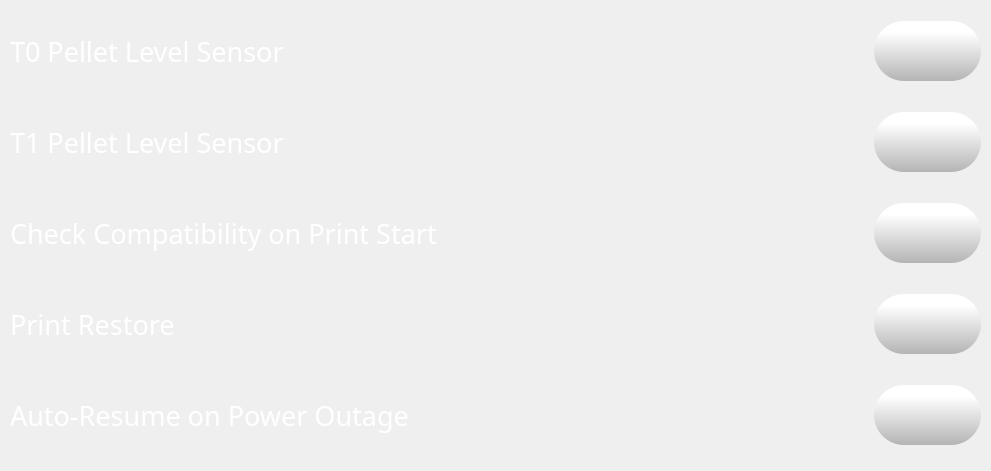
        <widget class="QWidget" name="scrollAreaWidgetContents_2">
         <property name="geometry">
          <rect>
           <x>0</x>
           <y>0</y>
           <width>991</width>
           <height>471</height>
          </rect>
         </property>
         <layout class="QVBoxLayout" name="verticalLayout_7">
          <property name="spacing">
           <number>10</number>
          </property>
          <property name="leftMargin">
           <number>10</number>
          </property>
          <property name="topMargin">
           <number>0</number>
          </property>
          <property name="rightMargin">
           <number>10</number>
          </property>
          <property name="bottomMargin">
           <number>5</number>
          </property>
          <item>
           <layout class="QHBoxLayout" name="horizontalLayout_7">
            <item>
             <widget class="QLabel" name="feedRateLabelControlPage_3">
              <property name="font">
               <font>
                <family>Montserrat</family>
                <pointsize>20</pointsize>
                <weight>50</weight>
                <bold>false</bold>
               </font>
              </property>
              <property name="styleSheet">
               <string notr="true">color: rgb(255, 255, 255);
background-color: rgba(255, 255, 255, 0);</string>
              </property>
              <property name="text">
               <string>T0 Pellet Level Sensor</string>
              </property>
             </widget>
            </item>
            <item>
             <widget class="QPushButton" name="togglePelletSensorT0Button">
              <property name="sizePolicy">
               <sizepolicy hsizetype="Fixed" vsizetype="Fixed">
                <horstretch>0</horstretch>
                <verstretch>0</verstretch>
               </sizepolicy>
              </property>
              <property name="minimumSize">
               <size>
                <width>107</width>
                <height>60</height>
               </size>
              </property>
              <property name="maximumSize">
               <size>
                <width>107</width>
                <height>60</height>
               </size>
              </property>
              <property name="styleSheet">
               <string notr="true">QPushButton {
    border: none; /* no border for a flat push button */
	background-color: qlineargradient(spread:pad, x1:0, y1:1, x2:0, y2:0.188, stop:0 rgba(180, 180, 180, 255), stop:1 rgba(255, 255, 255, 255));
 border-radius: 30px;

}

QPushButton:pressed {
    background-color: qlineargradient(x1: 0, y1: 0, x2: 0, y2: 1,
                                      stop: 0 #dadbde, stop: 1 #f6f7fa);
}

QPushButton:flat {
    border: none; /* no border for a flat push button */
}

QPushButton:default {
    border-color: navy; /* make the default button prominent */
}</string>
              </property>
              <property name="text">
               <string/>
              </property>
              <property name="icon">
               <iconset resource="../resources/resource.qrc">
                <normaloff>:/Icons/img/icons/switch-off.png</normaloff>
                <normalon>:/Icons/img/icons/switch-on.png</normalon>:/Icons/img/icons/switch-off.png</iconset>
              </property>
              <property name="iconSize">
               <size>
                <width>100</width>
                <height>100</height>
               </size>
              </property>
              <property name="checkable">
               <bool>true</bool>
              </property>
              <property name="checked">
               <bool>false</bool>
              </property>
             </widget>
            </item>
           </layout>
          </item>
          <item>
           <layout class="QHBoxLayout" name="horizontalLayout_8">
            <item>
             <widget class="QLabel" name="feedRateLabelControlPage_2">
              <property name="font">
               <font>
                <family>Montserrat</family>
                <pointsize>20</pointsize>
                <weight>50</weight>
                <bold>false</bold>
               </font>
              </property>
              <property name="styleSheet">
               <string notr="true">color: rgb(255, 255, 255);
background-color: rgba(255, 255, 255, 0);</string>
              </property>
              <property name="text">
               <string>T1 Pellet Level Sensor</string>
              </property>
             </widget>
            </item>
            <item>
             <widget class="QPushButton" name="togglePelletSensorT1Button">
              <property name="sizePolicy">
               <sizepolicy hsizetype="Fixed" vsizetype="Fixed">
                <horstretch>0</horstretch>
                <verstretch>0</verstretch>
               </sizepolicy>
              </property>
              <property name="minimumSize">
               <size>
                <width>107</width>
                <height>60</height>
               </size>
              </property>
              <property name="maximumSize">
               <size>
                <width>107</width>
                <height>60</height>
               </size>
              </property>
              <property name="styleSheet">
               <string notr="true">QPushButton {
    border: none; /* no border for a flat push button */
	background-color: qlineargradient(spread:pad, x1:0, y1:1, x2:0, y2:0.188, stop:0 rgba(180, 180, 180, 255), stop:1 rgba(255, 255, 255, 255));
 border-radius: 30px;

}

QPushButton:pressed {
    background-color: qlineargradient(x1: 0, y1: 0, x2: 0, y2: 1,
                                      stop: 0 #dadbde, stop: 1 #f6f7fa);
}

QPushButton:flat {
    border: none; /* no border for a flat push button */
}

QPushButton:default {
    border-color: navy; /* make the default button prominent */
}</string>
              </property>
              <property name="text">
               <string/>
              </property>
              <property name="icon">
               <iconset resource="../resources/resource.qrc">
                <normaloff>:/Icons/img/icons/switch-off.png</normaloff>
                <normalon>:/Icons/img/icons/switch-on.png</normalon>:/Icons/img/icons/switch-off.png</iconset>
              </property>
              <property name="iconSize">
               <size>
                <width>100</width>
                <height>100</height>
               </size>
              </property>
              <property name="checkable">
               <bool>true</bool>
              </property>
             </widget>
            </item>
           </layout>
          </item>
          <item>
           <layout class="QHBoxLayout" name="horizontalLayout_10">
            <item>
             <widget class="QLabel" name="feedRateLabelControlPage_5">
              <property name="font">
               <font>
                <family>Montserrat</family>
                <pointsize>20</pointsize>
                <weight>50</weight>
                <bold>false</bold>
               </font>
              </property>
              <property name="styleSheet">
               <string notr="true">color: rgb(255, 255, 255);
background-color: rgba(255, 255, 255, 0);</string>
              </property>
              <property name="text">
               <string>Check Compatibility on Print Start</string>
              </property>
             </widget>
            </item>
            <item>
             <widget class="QPushButton" name="toggleCheckPrintCompatibilityButton">
              <property name="sizePolicy">
               <sizepolicy hsizetype="Fixed" vsizetype="Fixed">
                <horstretch>0</horstretch>
                <verstretch>0</verstretch>
               </sizepolicy>
              </property>
              <property name="minimumSize">
               <size>
                <width>107</width>
                <height>60</height>
               </size>
              </property>
              <property name="maximumSize">
               <size>
                <width>107</width>
                <height>60</height>
               </size>
              </property>
              <property name="styleSheet">
               <string notr="true">QPushButton {
    border: none; /* no border for a flat push button */
	background-color: qlineargradient(spread:pad, x1:0, y1:1, x2:0, y2:0.188, stop:0 rgba(180, 180, 180, 255), stop:1 rgba(255, 255, 255, 255));
 border-radius: 30px;

}

QPushButton:pressed {
    background-color: qlineargradient(x1: 0, y1: 0, x2: 0, y2: 1,
                                      stop: 0 #dadbde, stop: 1 #f6f7fa);
}

QPushButton:flat {
    border: none; /* no border for a flat push button */
}

QPushButton:default {
    border-color: navy; /* make the default button prominent */
}</string>
              </property>
              <property name="text">
               <string/>
              </property>
              <property name="icon">
               <iconset resource="../resources/resource.qrc">
                <normaloff>:/Icons/img/icons/switch-off.png</normaloff>
                <normalon>:/Icons/img/icons/switch-on.png</normalon>:/Icons/img/icons/switch-off.png</iconset>
              </property>
              <property name="iconSize">
               <size>
                <width>100</width>
                <height>100</height>
               </size>
              </property>
              <property name="checkable">
               <bool>true</bool>
              </property>
             </widget>
            </item>
           </layout>
          </item>
          <item>
           <layout class="QHBoxLayout" name="horizontalLayout_11">
            <item>
             <widget class="QLabel" name="feedRateLabelControlPage_6">
              <property name="font">
               <font>
                <family>Montserrat</family>
                <pointsize>20</pointsize>
                <weight>50</weight>
                <bold>false</bold>
               </font>
              </property>
              <property name="styleSheet">
               <string notr="true">color: rgb(255, 255, 255);
background-color: rgba(255, 255, 255, 0);</string>
              </property>
              <property name="text">
               <string>Print Restore</string>
              </property>
             </widget>
            </item>
            <item>
             <widget class="QPushButton" name="togglePrintRestoreButton">
              <property name="sizePolicy">
               <sizepolicy hsizetype="Fixed" vsizetype="Fixed">
                <horstretch>0</horstretch>
                <verstretch>0</verstretch>
               </sizepolicy>
              </property>
              <property name="minimumSize">
               <size>
                <width>107</width>
                <height>60</height>
               </size>
              </property>
              <property name="maximumSize">
               <size>
                <width>107</width>
                <height>60</height>
               </size>
              </property>
              <property name="styleSheet">
               <string notr="true">QPushButton {
    border: none; /* no border for a flat push button */
	background-color: qlineargradient(spread:pad, x1:0, y1:1, x2:0, y2:0.188, stop:0 rgba(180, 180, 180, 255), stop:1 rgba(255, 255, 255, 255));
 border-radius: 30px;

}

QPushButton:pressed {
    background-color: qlineargradient(x1: 0, y1: 0, x2: 0, y2: 1,
                                      stop: 0 #dadbde, stop: 1 #f6f7fa);
}

QPushButton:flat {
    border: none; /* no border for a flat push button */
}

QPushButton:default {
    border-color: navy; /* make the default button prominent */
}</string>
              </property>
              <property name="text">
               <string/>
              </property>
              <property name="icon">
               <iconset resource="../resources/resource.qrc">
                <normaloff>:/Icons/img/icons/switch-off.png</normaloff>
                <normalon>:/Icons/img/icons/switch-on.png</normalon>:/Icons/img/icons/switch-off.png</iconset>
              </property>
              <property name="iconSize">
               <size>
                <width>100</width>
                <height>100</height>
               </size>
              </property>
              <property name="checkable">
               <bool>true</bool>
              </property>
             </widget>
            </item>
           </layout>
          </item>
          <item>
           <layout class="QHBoxLayout" name="horizontalLayout_9">
            <item>
             <widget class="QLabel" name="feedRateLabelControlPage_4">
              <property name="font">
               <font>
                <family>Montserrat</family>
                <pointsize>20</pointsize>
                <weight>50</weight>
                <bold>false</bold>
               </font>
              </property>
              <property name="styleSheet">
               <string notr="true">color: rgb(255, 255, 255);
background-color: rgba(255, 255, 255, 0);</string>
              </property>
              <property name="text">
               <string>Auto-Resume on Power Outage</string>
              </property>
             </widget>
            </item>
            <item>
             <widget class="QPushButton" name="toggleAutoResumeButton">
              <property name="sizePolicy">
               <sizepolicy hsizetype="Fixed" vsizetype="Fixed">
                <horstretch>0</horstretch>
                <verstretch>0</verstretch>
               </sizepolicy>
              </property>
              <property name="minimumSize">
               <size>
                <width>107</width>
                <height>60</height>
               </size>
              </property>
              <property name="maximumSize">
               <size>
                <width>107</width>
                <height>60</height>
               </size>
              </property>
              <property name="styleSheet">
               <string notr="true">QPushButton {
    border: none; /* no border for a flat push button */
	background-color: qlineargradient(spread:pad, x1:0, y1:1, x2:0, y2:0.188, stop:0 rgba(180, 180, 180, 255), stop:1 rgba(255, 255, 255, 255));
 border-radius: 30px;

}

QPushButton:pressed {
    background-color: qlineargradient(x1: 0, y1: 0, x2: 0, y2: 1,
                                      stop: 0 #dadbde, stop: 1 #f6f7fa);
}

QPushButton:flat {
    border: none; /* no border for a flat push button */
}

QPushButton:default {
    border-color: navy; /* make the default button prominent */
}</string>
              </property>
              <property name="text">
               <string/>
              </property>
              <property name="icon">
               <iconset resource="../resources/resource.qrc">
                <normaloff>:/Icons/img/icons/switch-off.png</normaloff>
                <normalon>:/Icons/img/icons/switch-on.png</normalon>:/Icons/img/icons/switch-off.png</iconset>
              </property>
              <property name="iconSize">
               <size>
                <width>100</width>
                <height>100</height>
               </size>
              </property>
              <property name="checkable">
               <bool>true</bool>
              </property>
             </widget>
            </item>
           </layout>
          </item>
         </layout>
        </widget>
